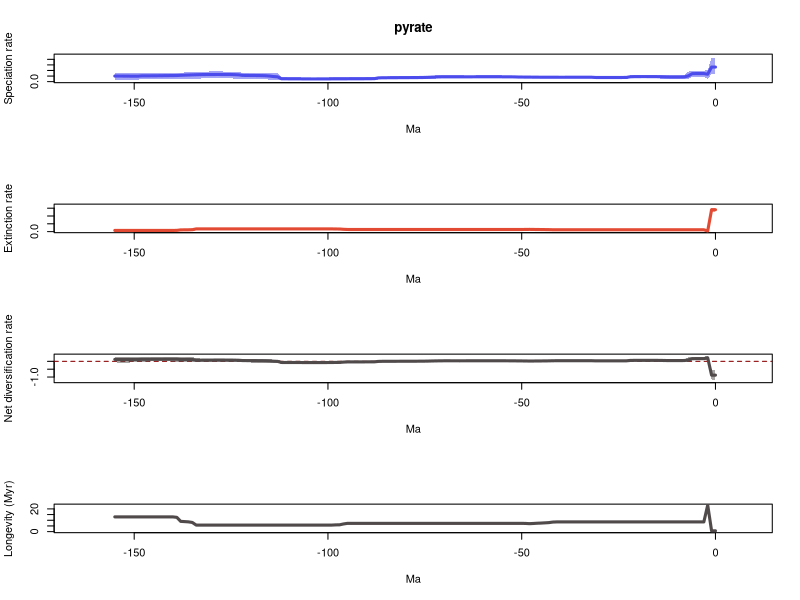

This figure's R source:
# 1 files combined:
# 	/home/eeb177-student/Desktop/eeb-177/eeb-177-final-project/pyrate_mcmc_logs/pyrate_aves_1_marginal_rates.log

# 95% HPDs calculated using code from Biopy (https://www.cs.auckland.ac.nz/~yhel002/biopy/)

pdf(file='/home/eeb177-student/Desktop/eeb-177/eeb-177-final-project/pyrate_mcmc_logs/pyrate_aves_1_marginal_rates_RTT.pdf',width=0.6*9, height=16.8)
par(mfrow=c(4,1))
library(scales)
L_hpd_m95=c(0.272482718769, 0.272482718769,0.08646815266,0.181199930906,0.181785740965,0.181785740965,0.180355159799,0.0951203523643,0.0832608038574,0.0832608038574,0.0873061601983,0.0873061601983,0.0958083113432,0.097957393049,0.10890637448,0.117571890404,0.128188149613,0.130781784573,0.132192796036,0.130781784573,0.132192796036,0.132264273091,0.123812027667,0.106550765064,0.108179692732,0.107381597203,0.106550765064,0.106550765064,0.107381597203,0.109419137101,0.11276413516,0.113651358193,0.128381334866,0.130110288248,0.13047035124,0.125610789392,0.125610789392,0.127736164167,0.124801206053,0.124883587813,0.125610789392,0.127956275471,0.124801206053,0.125610789392,0.125610789392,0.1294535426,0.1294535426,0.125610789392,0.125610789392,0.129555139432,0.129555139432,0.131224499488,0.133658401544,0.133658401544,0.134010615836,0.133658401544,0.140508198968,0.140508198968,0.140508198968,0.139491993533,0.138644943983,0.137762435533,0.130389515645,0.129088175173,0.129088175173,0.130389515645,0.133702649358,0.133624897353,0.133702649358,0.131847274077,0.131582628787,0.125860008208,0.115394996488,0.100676272149,0.0912007441501,0.0897707116402,0.0916497295735,0.0899750898571,0.0897424592856,0.0878406863758,0.0897424592856,0.0878406863758,0.0878406863758,0.0878406863758,0.0863267163896,0.0802669465721,0.0797021084232,0.0796172479281,0.0623099798868,0.0623099798868,0.0593640387998,0.0624260627871,0.0624260627871,0.0623099798868,0.0624260627871,0.0624260627871,0.054186359828,0.0584379344885,0.0584379344885,0.0584379344885,0.054186359828,0.054186359828,0.054186359828,0.051158986489,0.054186359828,0.054186359828,0.054186359828,0.0567496229287,0.0567496229287,0.0584379344885,0.0567496229287,0.0551191235504,0.0547743121044,0.070383447997,0.072867375819,0.0730795050983,0.0801114096736,0.0797021084232,0.0801114096736,0.0801114096736,0.080432505118,0.0824185898584,0.0801114096736,0.0886980545041,0.0971368347957,0.121362429328,0.122817440515,0.136960607759,0.138276219939,0.136960607759,0.138276219939,0.138276219939,0.131951541944,0.103707197963,0.108118216956,0.108118216956,0.103707197963,0.0997745115706,0.0763452016891,0.0807241987989,0.0846071181957,0.0859260551822,0.0859260551822,0.0888628748111,0.0902407862967,0.0922976237957,0.0914430668227,0.0902407862967,0.0881532548792,0.0724218323425,0.0681176277691,0.0681176277691,0.0681176277691,0.0681176277691,0.0681176277691,0.0681176277691)
L_hpd_M95=c(0.86283904253, 0.86283904253,0.413472086718,0.39250517495,0.39250517495,0.39250517495,0.39250517495,0.353543774939,0.250199535129,0.223350029013,0.220643103581,0.219750645254,0.219750645254,0.219750645254,0.219750645254,0.219750645254,0.220643103581,0.219750645254,0.220643103581,0.219750645254,0.219750645254,0.219750645254,0.219750645254,0.189497221618,0.188986717394,0.185653768569,0.183357371372,0.183357371372,0.183357371372,0.188006034138,0.189921319907,0.18879763267,0.18879763267,0.18879763267,0.18879763267,0.186314234478,0.186396267542,0.18879763267,0.187495061559,0.18555872011,0.187362052569,0.18879763267,0.18555872011,0.186854162195,0.187971423977,0.19049050633,0.19034611192,0.189155206014,0.195047980713,0.202217712571,0.203249264967,0.208855101098,0.209996730841,0.215131688344,0.21803711172,0.218485829316,0.226398812096,0.227133389412,0.227875047992,0.226398812096,0.227875047992,0.227875047992,0.218116729295,0.218116729295,0.218116729295,0.220317692984,0.226398812096,0.22586987828,0.226398812096,0.227133389412,0.227875047992,0.224831643032,0.224831643032,0.209608252043,0.198564647905,0.193647631776,0.188509945739,0.183957152134,0.183903262707,0.183957152134,0.183957152134,0.183957152134,0.183842081155,0.183957152134,0.183957152134,0.181579142805,0.181505124892,0.183842081155,0.164089992288,0.160887045857,0.152494715024,0.152447007601,0.151254566849,0.150114779967,0.151254566849,0.15042091248,0.147519377314,0.151254566849,0.151254566849,0.151254566849,0.146006070015,0.145836733373,0.145555798551,0.14229505854,0.145555798551,0.145836733373,0.145836733373,0.147952188254,0.150019620946,0.152395439847,0.153611216404,0.158918297891,0.16288346417,0.304674630706,0.304674630706,0.305578768143,0.308192006696,0.308192006696,0.307065685016,0.305578768143,0.308192006696,0.312956024559,0.312551956723,0.33964591348,0.349892362594,0.357278286877,0.353223875064,0.362960765907,0.365265936459,0.362960765907,0.365265936459,0.362960765907,0.359402685699,0.33964591348,0.339374679826,0.338118230388,0.334317344542,0.330685568712,0.304674630706,0.304674630706,0.307264499848,0.305111531457,0.305111531457,0.304674630706,0.305111531457,0.305111531457,0.305111531457,0.305111531457,0.305111531457,0.297970749462,0.297970749462,0.297970749462,0.297970749462,0.297970749462,0.297970749462,0.303491954814)
M_hpd_m95=c(1.26414752783, 1.26414752783,0.00405811732348,0.0992732384548,0.0992732384548,0.0992732384548,0.0992732384548,0.0992732384548,0.0992732384548,0.0992732384548,0.0992732384548,0.0992732384548,0.0992732384548,0.0992732384548,0.0992732384548,0.0992732384548,0.0992732384548,0.0992732384548,0.0992732384548,0.0992732384548,0.0992732384548,0.0992732384548,0.0992732384548,0.0992732384548,0.0992732384548,0.0992732384548,0.0992732384548,0.0992732384548,0.0992732384548,0.0992732384548,0.0992732384548,0.0992732384548,0.0992732384548,0.0992732384548,0.0992732384548,0.0992732384548,0.0992732384548,0.0992732384548,0.0992732384548,0.0992732384548,0.0992732384548,0.100127368052,0.101347090779,0.0812997799621,0.0792921223827,0.0758388648814,0.0804297844044,0.0921970510331,0.0997416219423,0.101847860919,0.108116109244,0.108116109244,0.108116109244,0.108116109244,0.108116109244,0.108116109244,0.108116109244,0.108116109244,0.108116109244,0.108116109244,0.108116109244,0.108116109244,0.108116109244,0.108116109244,0.108116109244,0.108116109244,0.108116109244,0.108116109244,0.108116109244,0.108116109244,0.108116109244,0.108116109244,0.108116109244,0.108116109244,0.108116109244,0.108116109244,0.108116109244,0.108116109244,0.108116109244,0.108116109244,0.108116109244,0.108116109244,0.108116109244,0.108116109244,0.108116109244,0.108116109244,0.108116109244,0.108116109244,0.108116109244,0.108116109244,0.108116109244,0.108116109244,0.108116109244,0.108116109244,0.108116109244,0.111022852794,0.110375899956,0.111576474093,0.111866223563,0.111866223563,0.111866223563,0.113676890222,0.113676890222,0.113676890222,0.113676890222,0.113575719519,0.113575719519,0.113575719519,0.113575719519,0.113575719519,0.113575719519,0.113575719519,0.113575719519,0.113575719519,0.113575719519,0.113575719519,0.113575719519,0.113575719519,0.113575719519,0.113575719519,0.113575719519,0.113575719519,0.113575719519,0.113575719519,0.113575719519,0.113575719519,0.113575719519,0.113575719519,0.113575719519,0.113575719519,0.113575719519,0.113575719519,0.113575719519,0.113575719519,0.110343788232,0.0218931078148,0.0235687565494,0.0234303928792,0.0229611013642,0.0104710484082,0.011614473654,0.0122728095224,0.0122728095224,0.0122728095224,0.0122728095224,0.0122728095224,0.0122728095224,0.0122728095224,0.0122728095224,0.0122728095224,0.0122728095224,0.0122728095224,0.0122728095224,0.0122728095224,0.0122728095224,0.0122728095224)
M_hpd_M95=c(1.53861750946, 1.53861750946,0.12840036642,0.131343250854,0.131343250854,0.131343250854,0.131343250854,0.131343250854,0.131343250854,0.131343250854,0.131343250854,0.131343250854,0.131343250854,0.131343250854,0.131343250854,0.131343250854,0.131343250854,0.131343250854,0.131343250854,0.131343250854,0.131343250854,0.131343250854,0.131343250854,0.131343250854,0.131343250854,0.131343250854,0.131343250854,0.131343250854,0.131343250854,0.131343250854,0.131343250854,0.131343250854,0.131343250854,0.131343250854,0.131343250854,0.131343250854,0.131343250854,0.131343250854,0.131343250854,0.131343250854,0.131343250854,0.13283625511,0.149312076438,0.174154549666,0.177107863564,0.180602671841,0.187297757656,0.194774641153,0.187297757656,0.173646498011,0.165017221911,0.165017221911,0.165017221911,0.165017221911,0.165017221911,0.165017221911,0.165017221911,0.165017221911,0.165017221911,0.165017221911,0.165017221911,0.165017221911,0.165017221911,0.165017221911,0.165017221911,0.165017221911,0.165017221911,0.165017221911,0.165017221911,0.165017221911,0.165017221911,0.165017221911,0.165017221911,0.165017221911,0.165017221911,0.165017221911,0.165017221911,0.165017221911,0.165017221911,0.165017221911,0.165017221911,0.165017221911,0.165017221911,0.165017221911,0.165017221911,0.165017221911,0.165017221911,0.165017221911,0.165017221911,0.165017221911,0.165017221911,0.165017221911,0.165017221911,0.165017221911,0.165017221911,0.170107056716,0.213101918312,0.226083812445,0.225816941687,0.223179689292,0.223179689292,0.227366420475,0.227366420475,0.227366420475,0.227366420475,0.227366420475,0.227366420475,0.227366420475,0.227366420475,0.227366420475,0.227366420475,0.227366420475,0.227366420475,0.227366420475,0.227366420475,0.227366420475,0.227366420475,0.227366420475,0.227366420475,0.227366420475,0.227366420475,0.227366420475,0.227366420475,0.227366420475,0.227366420475,0.227366420475,0.227366420475,0.227366420475,0.227366420475,0.227366420475,0.227366420475,0.227366420475,0.227366420475,0.227366420475,0.227366420475,0.19784275874,0.191254287057,0.191254287057,0.191254287057,0.183465572069,0.178253303638,0.178253303638,0.178253303638,0.178253303638,0.178253303638,0.178253303638,0.178253303638,0.178253303638,0.178253303638,0.178253303638,0.178253303638,0.178253303638,0.178253303638,0.178253303638,0.178253303638,0.178253303638)
R_hpd_m95=c(-1.17547094048, -1.17547094048,0.07853527606,0.0655366757439,0.0655366757439,0.0655366757439,0.0655366757439,-0.0158350612649,-0.0338397496106,-0.0338397496106,-0.0290625994091,-0.0289778321156,-0.0231362026245,-0.0166000249128,-0.0085707436499,-0.000937430922437,0.010570807405,0.0137271842584,0.0144294535561,0.0137271842584,0.0144294535561,0.0144294535561,0.00680834639007,-0.00464681182199,-0.0066136681612,-0.00393011139968,-0.00331917911407,-0.00289801424867,-0.00254915827853,-0.00254915827853,-0.000885522097015,-0.000885522097015,0.00854940720553,0.0084749353453,0.0109862962757,0.00854940720553,0.00828058680706,0.00737167557742,0.00854940720553,0.007112830351,0.00571969227057,0.00537478379569,-0.000934811382614,-0.0326385119553,-0.0326385119553,-0.0330401902785,-0.0351812922078,-0.0428008743202,-0.0366542001182,-0.026167656318,-0.0185916994646,-0.0196851489341,-0.0120635957273,-0.00810044808539,-0.00768376183538,-0.00789117815591,-0.00768376183538,-0.00789117815591,-0.0103568720166,-0.0103568720166,-0.0103568720166,-0.0115894538722,-0.0101758204271,-0.0111071685344,-0.0120493352062,-0.0120493352062,-0.0118127975258,-0.0120493352062,-0.0118127975258,-0.0124305036047,-0.0188001469217,-0.0178261332806,-0.0367206257016,-0.0381173645236,-0.046553105981,-0.0532301141524,-0.0490261690937,-0.0486303823423,-0.046553105981,-0.0486303823423,-0.0486303823423,-0.0486303823423,-0.0490261690937,-0.0490261690937,-0.0517472574118,-0.0559385186456,-0.0557044547265,-0.0649543566102,-0.0851326203824,-0.0851326203824,-0.0851326203824,-0.0831951268935,-0.0831951268935,-0.0810224933154,-0.0810224933154,-0.0810224933154,-0.118508598269,-0.143441007453,-0.143441007453,-0.145972443673,-0.145972443673,-0.146191953429,-0.146191953429,-0.146191953429,-0.146191953429,-0.146191953429,-0.146191953429,-0.145972443673,-0.146191953429,-0.146191953429,-0.146191953429,-0.146191953429,-0.146191953429,-0.126311173813,-0.126920511316,-0.107123555518,-0.0949158455028,-0.0841996458514,-0.0808612553781,-0.0808612553781,-0.0730209866919,-0.0730209866919,-0.0730209866919,-0.062558685681,-0.035332142412,-0.0249947837965,-0.0249947837965,-0.0247479418387,-0.0247479418387,-0.0247479418387,-0.0292814303653,-0.0294434788541,-0.0344673266494,-0.04619984605,-0.0500814641858,-0.029963752883,-0.0385636187043,-0.0491221452684,-0.046423424895,-0.0247728010027,-0.0109193266783,-0.00397007008529,-0.00187316270098,-0.00187316270098,-0.00397007008529,-0.00187316270098,-0.0090823962198,-0.0141263938734,-0.0278679501006,-0.0736648469693,-0.0736648469693,-0.0736648469693,-0.0762346614156,-0.0762346614156,-0.0762346614156,-0.071431718044)
R_hpd_M95=c(-0.523084098015, -0.523084098015,0.357109127688,0.274782965065,0.274752250103,0.274752250103,0.279821401877,0.249873328052,0.135607673493,0.110802234254,0.110802234254,0.110802234254,0.110574701243,0.110802234254,0.110802234254,0.111092285577,0.111092285577,0.111092285577,0.111092285577,0.111092285577,0.111092285577,0.111092285577,0.107166026709,0.078103485687,0.0723322075828,0.0708017560626,0.0708017560626,0.0708017560626,0.0705757506334,0.0705757506334,0.071283464266,0.0708017560626,0.0705757506334,0.0705757506334,0.0729686402812,0.071385283444,0.071385283444,0.071385283444,0.0737563261756,0.0718823596343,0.0716592973061,0.0718823596343,0.0711723892406,0.0768145251697,0.0825123295461,0.0885263730318,0.0885263730318,0.0764989038574,0.0747780017621,0.0807302270088,0.0796156619582,0.0818030709391,0.0826918105503,0.0909960190805,0.09240741318,0.0930092193335,0.0945750764911,0.0951874351035,0.0945750764911,0.0945750764911,0.0951874351035,0.0951874351035,0.0951874351035,0.0951874351035,0.0945750764911,0.0945750764911,0.0951874351035,0.0945750764911,0.0951874351035,0.100865668639,0.0951874351035,0.0954718631518,0.0822546711065,0.0800400750515,0.0691360973133,0.058599663932,0.0581810420339,0.0578499075172,0.058599663932,0.0578499075172,0.0578499075172,0.0578499075172,0.0575273308787,0.0581810420339,0.0575273308787,0.0548862748698,0.0548862748698,0.0548862748698,0.0345243316423,0.0338274382954,0.028832693735,0.0285207732292,0.0260273698936,0.0261273719604,0.0266364088771,0.0260273698936,0.0260273698936,0.017917993181,0.017917993181,0.00554052273116,0.00410079309066,0.00454342774917,0.0048885421182,0.0041839590594,0.00647670654579,0.00750521668859,0.00797158023487,0.0101568649247,0.0131924185417,0.013526927783,0.0139512668994,0.0208964137059,0.0214117894802,0.111709558023,0.111709558023,0.1268535723,0.131672969351,0.131672969351,0.131672969351,0.131672969351,0.141646450002,0.141646450002,0.141175806825,0.159153375264,0.178655460101,0.178655460101,0.178655460101,0.178655460101,0.178655460101,0.178655460101,0.178655460101,0.178655460101,0.178655460101,0.178655460101,0.198358573053,0.265849619614,0.262821113495,0.266696571063,0.266696571063,0.285463850744,0.285463850744,0.282935314193,0.282935314193,0.281881949048,0.281881949048,0.281881949048,0.281881949048,0.281296026362,0.274711565127,0.267179106383,0.270018812097,0.270018812097,0.264992094763,0.264992094763,0.264992094763,0.274445997784)
L_mean=c(0.522429430446, 0.522429430446,0.266136612768,0.289477284499,0.288962498691,0.288962498691,0.285370978154,0.206080664193,0.169580467407,0.165915136251,0.16487831226,0.164822428239,0.165870101519,0.169297099579,0.175045994245,0.177760833569,0.17946489102,0.179813277817,0.180187947846,0.180192582261,0.179700537995,0.178568868793,0.174004488896,0.149804712001,0.149048203601,0.148436376014,0.14811925551,0.147949095041,0.147779118565,0.148024899927,0.147680691856,0.14920087941,0.15780757079,0.158146354465,0.15826857809,0.157780951832,0.156927045438,0.156816054478,0.157125402207,0.156417640359,0.156287504716,0.156716716682,0.156864508117,0.15704855794,0.157679074188,0.15815235056,0.159248530515,0.160407506068,0.16194878037,0.16289747456,0.163768076329,0.165618204764,0.170422373869,0.171385250632,0.172052253862,0.172781514818,0.174462826379,0.174787763776,0.174875704415,0.174970442043,0.174655234701,0.174312627409,0.173336840652,0.172698241234,0.17236486406,0.17191432174,0.171603786995,0.171802003536,0.171786174858,0.172418418852,0.172439261417,0.170245481144,0.166389845182,0.16121908668,0.154957965399,0.150054858408,0.147541943698,0.146147850899,0.145473944773,0.144140932057,0.143399841855,0.142877572212,0.141812332297,0.141682194022,0.140931910213,0.138991344626,0.138438277383,0.133034175925,0.107047480684,0.105472884906,0.104129429379,0.103183095255,0.102537388386,0.102017618528,0.101762150085,0.10108102942,0.0997415645766,0.099547599497,0.099278006687,0.0989285271592,0.0981075197522,0.097619188009,0.0969725248615,0.0966341308096,0.0965269966355,0.0968497757901,0.0968775168365,0.099178971149,0.0996616826696,0.0999090679383,0.100756313361,0.102005299271,0.10294684641,0.172331432781,0.181539648008,0.199560015999,0.209932884664,0.215224945556,0.217000419743,0.219355405198,0.220514375247,0.221811539609,0.22394075009,0.243142958259,0.249588064562,0.254618959556,0.255882959805,0.256487437469,0.256761225436,0.25672410945,0.255775926498,0.254967112879,0.253851527762,0.250874034278,0.24702829177,0.243117130302,0.237764752183,0.232535861235,0.228049763393,0.219336103167,0.217717034524,0.216154049543,0.214824872326,0.212435514486,0.211245414146,0.211156077751,0.208483840045,0.207642233671,0.208110395693,0.195927953642,0.196400615843,0.196448767445,0.199158025791,0.19930493737,0.199612770845,0.200463728014)
M_mean=c(1.40233935884, 1.40233935884,0.0429662322651,0.11702584314,0.11702584314,0.11702584314,0.11702584314,0.11702584314,0.11702584314,0.11702584314,0.11702584314,0.11702584314,0.11702584314,0.11702584314,0.11702584314,0.11702584314,0.11702584314,0.11702584314,0.11702584314,0.11702584314,0.11702584314,0.11702584314,0.11702584314,0.11702584314,0.11702584314,0.11702584314,0.11702584314,0.11702584314,0.11702584314,0.11702584314,0.11702584314,0.11702584314,0.11702584314,0.11702584314,0.11702584314,0.11702584314,0.11702584314,0.11702584314,0.11702584314,0.11702584314,0.11702584314,0.117069731539,0.119068409691,0.126228135893,0.12949775351,0.133004385564,0.135308625194,0.13939642914,0.142730439145,0.138772323408,0.137441931842,0.137441931842,0.137441931842,0.137441931842,0.137441931842,0.137441931842,0.137441931842,0.137441931842,0.137441931842,0.137441931842,0.137441931842,0.137441931842,0.137441931842,0.137441931842,0.137441931842,0.137441931842,0.137441931842,0.137441931842,0.137441931842,0.137441931842,0.137441931842,0.137441931842,0.137441931842,0.137441931842,0.137441931842,0.137441931842,0.137441931842,0.137441931842,0.137441931842,0.137441931842,0.137441931842,0.137441931842,0.137441931842,0.137441931842,0.137441931842,0.137441931842,0.137441931842,0.137441931842,0.137441931842,0.137441931842,0.137441931842,0.137441931842,0.137441931842,0.137441931842,0.137441931842,0.137720944658,0.148416644501,0.16682384006,0.168596344283,0.173794905392,0.174386578925,0.174675025423,0.174959848501,0.174961668988,0.174961668988,0.174879631658,0.174879631658,0.174879631658,0.174879631658,0.174879631658,0.174879631658,0.174879631658,0.174879631658,0.174879631658,0.174879631658,0.174879631658,0.174879631658,0.174879631658,0.174879631658,0.174879631658,0.174879631658,0.174889886882,0.174889886882,0.174889886882,0.174889886882,0.174889886882,0.174889886882,0.174889886882,0.174889886882,0.174889886882,0.174889886882,0.174889886882,0.174889886882,0.174889886882,0.173917384839,0.12413319749,0.116378213361,0.113420306303,0.11075976261,0.0795704699109,0.0771912056788,0.0770315103347,0.0770315103347,0.0770315103347,0.0770315103347,0.0770315103347,0.0770315103347,0.0770315103347,0.0770315103347,0.0770315103347,0.0770315103347,0.0770315103347,0.0770315103347,0.0770315103347,0.0770315103347,0.0770315103347)
R_mean=c(-0.87990992839, -0.87990992839,0.223170380503,0.172451441359,0.171936655552,0.171936655552,0.168345135015,0.0890548210529,0.0525546242672,0.048889293111,0.0478524691207,0.0477965850996,0.0488442583796,0.0522712564396,0.058020151105,0.0607349904297,0.0624390478798,0.0627874346768,0.0631621047068,0.0631667391216,0.0626746948556,0.061543025653,0.0569786457563,0.0327788688618,0.0320223604615,0.0314105328747,0.0310934123699,0.0309232519008,0.0307532754257,0.0309990567872,0.0306548487163,0.03217503627,0.0407817276499,0.0411205113251,0.0412427349507,0.0407551086918,0.0399012022987,0.0397902113379,0.0400995590673,0.0393917972191,0.0392616615759,0.0396469851429,0.0377960984259,0.0308204220469,0.0281813206784,0.0251479649957,0.0239399053212,0.0210110769285,0.0192183412252,0.024125151151,0.026326144487,0.0281762729212,0.0329804420265,0.0339433187899,0.0346103220198,0.0353395829757,0.0370208945371,0.037345831934,0.0374337725724,0.0375285102004,0.0372133028583,0.0368706955668,0.0358949088095,0.035256309392,0.0349229322176,0.0344723898972,0.0341618551523,0.0343600716938,0.0343442430152,0.0349764870094,0.034997329575,0.0328035493018,0.0289479133393,0.0237771548379,0.0175160335566,0.012612926566,0.0101000118555,0.00870591905702,0.00803201293111,0.00669900021441,0.00595791001293,0.00543564037002,0.00437040045457,0.00424026217939,0.0034899783706,0.00154941278353,0.00099634554062,-0.00440775591731,-0.0303944511582,-0.0319690469364,-0.0333125024629,-0.0342588365876,-0.0349045434564,-0.0354243133146,-0.0356797817569,-0.0366399152377,-0.0486750799248,-0.0672762405633,-0.0693183375957,-0.0748663782332,-0.0762790591731,-0.0770558374142,-0.0779873236399,-0.078327538178,-0.0784346723521,-0.0780298558676,-0.0780021148213,-0.0757006605088,-0.0752179489882,-0.0749705637194,-0.0741233182964,-0.0728743323869,-0.0719327852481,-0.00254819887682,0.00666001635014,0.0246803843413,0.0350532530063,0.0403453138978,0.0421207880856,0.0444757735399,0.0456347435892,0.0469216527277,0.0490508632085,0.0682530713771,0.0746981776807,0.0797290726742,0.0809930729232,0.0815975505875,0.0818713385545,0.0818342225682,0.0808860396161,0.0800772259976,0.0789616408804,0.0759841473958,0.0731109069306,0.118983932812,0.121386538822,0.119115554932,0.117290000783,0.139765633256,0.140525828845,0.139122539208,0.137793361992,0.135404004151,0.134213903811,0.134124567416,0.13145232971,0.130610723336,0.131078885358,0.118896443307,0.119369105509,0.119417257111,0.122126515456,0.122273427035,0.12258126051,0.123432217679)
trans=0.5
age=(0:(156-1))* -1
plot(age,age,type = 'n', ylim = c(0, 0.949122946783), xlim = c(-163.8,7.8), ylab = 'Speciation rate', xlab = 'Ma',main='pyrate' )
polygon(c(age, rev(age)), c(L_hpd_M95, rev(L_hpd_m95)), col = alpha("#4c4cec",trans), border = NA)
lines(rev(age), rev(L_mean), col = "#4c4cec", lwd=3)
plot(age,age,type = 'n', ylim = c(0, 1.69247926041), xlim = c(-163.8,7.8), ylab = 'Extinction rate', xlab = 'Ma' )
polygon(c(age, rev(age)), c(M_hpd_M95, rev(M_hpd_m95)), col = alpha("#e34a33",trans), border = NA)
lines(rev(age), rev(M_mean), col = "#e34a33", lwd=3)
plot(age,age,type = 'n', ylim = c(-1.29301803452, 0.392820040457), xlim = c(-163.8,7.8), ylab = 'Net diversification rate', xlab = 'Ma' )
abline(h=0,lty=2,col="darkred")
polygon(c(age, rev(age)), c(R_hpd_M95, rev(R_hpd_m95)), col = alpha("#504A4B",trans), border = NA)
lines(rev(age), rev(R_mean), col = "#504A4B", lwd=3)
plot(age,age,type = 'n', ylim = c(0, max(1/M_mean)), xlim = c(-163.8,7.8), ylab = 'Longevity (Myr)', xlab = 'Ma' )
lines(rev(age), rev(1/M_mean), col = "#504A4B", lwd=3)
n <- dev.off()